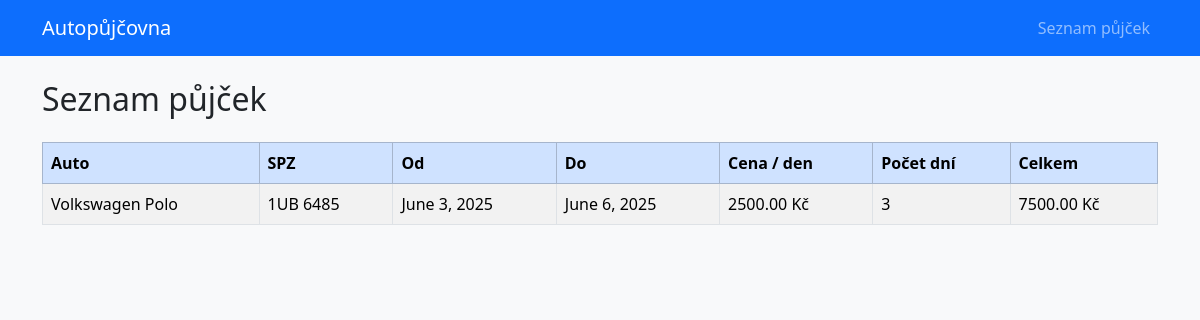
The page /pujcky/ on the database its author committed.
### pujcovna/models.py (models this page shows, shortened)
class Pujcka(models.Model):
    auto = models.ForeignKey(Auto, on_delete=models.CASCADE)
    Den_pujceni = models.DateField()
    Den_vraceni = models.DateField()
    penize_za_den = models.DecimalField(max_digits=10, decimal_places=2)

class Auto(models.Model):
    Znacka = models.CharField(max_length=100)
    Model = models.CharField(max_length=100)
    Rok_vyroby = models.IntegerField()
    Motor = models.CharField(max_length=100)
    Palivo = models.CharField(max_length=50)
    Prevovodovka = models.CharField(max_length=50)
    Vykon = models.IntegerField()
    Kategorie = models.CharField(max_length=50)
    SPZ = models.CharField(max_length=20)
    foto = models.ImageField(upload_to='obrazky/', null=True, blank=True)

### pujcovna/views.py (the view)
# urls.py: path("pujcky/", views.seznam_pujcek, name="seznam_pujcek"),
def seznam_pujcek(request):
    pujcky_data = []
    for pujcka in Pujcka.objects.select_related('auto').all():
        pocet_dni = (pujcka.Den_vraceni - pujcka.Den_pujceni).days
        celkova_cena = pujcka.penize_za_den * pocet_dni
        pujcky_data.append({
            'pujcka': pujcka,
            'pocet_dni': pocet_dni,
            'celkova_cena': celkova_cena
        })
    return render(request, 'pujcovna/pujcky.html', {
        'pujcky_data': pujcky_data
    })

### pujcovna/templates/pujcovna/pujcky.html (shortened to what this page needs)
{% extends "pujcovna/layout.html" %}
{% block content %}
<h2 class="mb-4">Seznam půjček</h2>
<div class="table-responsive">
    <table class="table table-striped table-bordered">
        <thead class="table-primary">
            <tr>
                <th>Auto</th>
                <th>SPZ</th>
                <th>Od</th>
                <th>Do</th>
                <th>Cena / den</th>
                <th>Počet dní</th>
                <th>Celkem</th>
            </tr>
        </thead>
        <tbody>
            {% for zaznam in pujcky_data %}
            <tr>
                <td>{{ zaznam.pujcka.auto.Znacka }} {{ zaznam.pujcka.auto.Model }}</td>
                <td>{{ zaznam.pujcka.auto.SPZ }}</td>
                <td>{{ zaznam.pujcka.Den_pujceni }}</td>
                <td>{{ zaznam.pujcka.Den_vraceni }}</td>
                <td>{{ zaznam.pujcka.penize_za_den }} Kč</td>
                <td>{{ zaznam.pocet_dni }}</td>
                <td>{{ zaznam.celkova_cena }} Kč</td>
            </tr>
            {% empty %}
            <tr><td colspan="7">Žádné půjčky zatím nejsou k dispozici.</td></tr>
            {% endfor %}
        </tbody>
    </table>
</div>
{% endblock %}

### rows shown on the page
Pujcka: pujcka.auto.Znacka "Volkswagen", pujcka.auto.Model "Polo", pujcka.auto.SPZ "1UB 6485", pujcka.Den_pujceni "June 3, 2025", pujcka.Den_vraceni "June 6, 2025", pujcka.penize_za_den "2500.00", pocet_dni "3", celkova_cena "7500.00"
